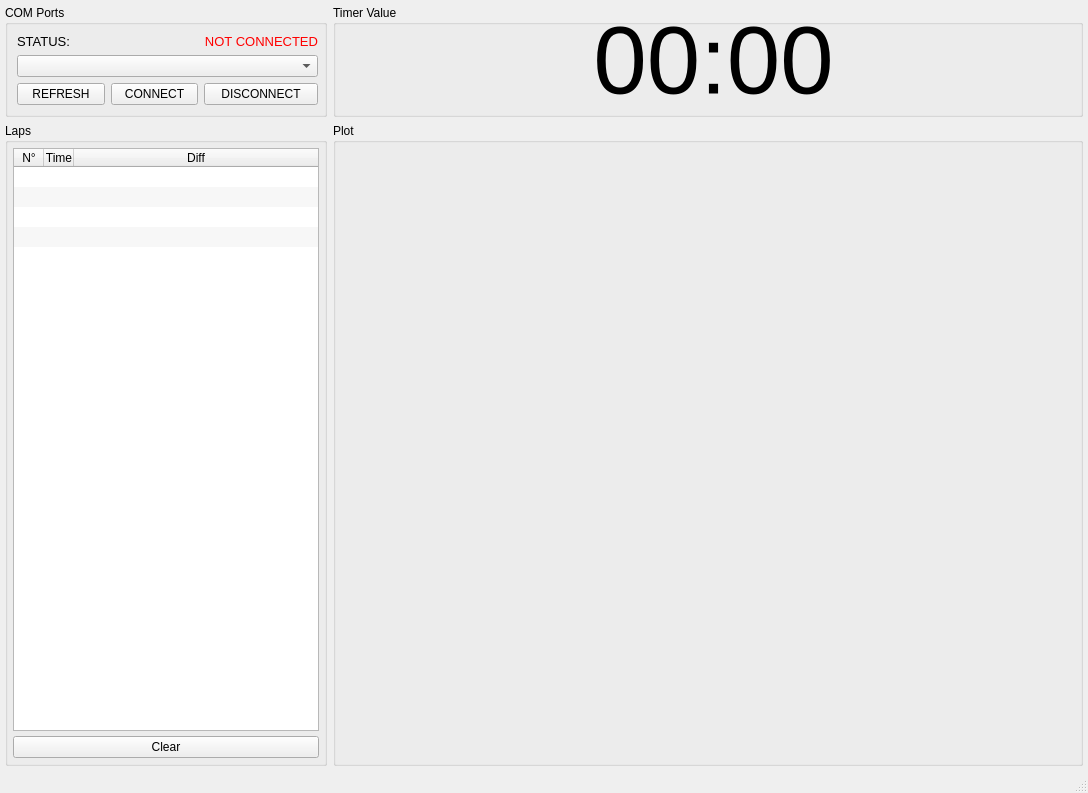
<?xml version="1.0" encoding="UTF-8"?>
<ui version="4.0">
 <class>MainWindow</class>
 <widget class="QMainWindow" name="MainWindow">
  <property name="geometry">
   <rect>
    <x>0</x>
    <y>0</y>
    <width>1088</width>
    <height>793</height>
   </rect>
  </property>
  <property name="windowTitle">
   <string>Car GUI</string>
  </property>
  <widget class="QWidget" name="centralwidget">
   <layout class="QGridLayout" name="gridLayout_3">
    <property name="margin">
     <number>5</number>
    </property>
    <item row="0" column="0">
     <widget class="QGroupBox" name="COM_GroupBox">
      <property name="sizePolicy">
       <sizepolicy hsizetype="Preferred" vsizetype="Fixed">
        <horstretch>0</horstretch>
        <verstretch>0</verstretch>
       </sizepolicy>
      </property>
      <property name="font">
       <font>
        <pointsize>9</pointsize>
        <weight>50</weight>
        <bold>false</bold>
       </font>
      </property>
      <property name="title">
       <string>COM Ports</string>
      </property>
      <layout class="QGridLayout" name="gridLayout">
       <property name="rightMargin">
        <number>6</number>
       </property>
       <item row="0" column="2">
        <widget class="QLabel" name="text_connected">
         <property name="sizePolicy">
          <sizepolicy hsizetype="Preferred" vsizetype="Fixed">
           <horstretch>0</horstretch>
           <verstretch>0</verstretch>
          </sizepolicy>
         </property>
         <property name="palette">
          <palette>
           <active>
            <colorrole role="WindowText">
             <brush brushstyle="SolidPattern">
              <color alpha="255">
               <red>255</red>
               <green>0</green>
               <blue>0</blue>
              </color>
             </brush>
            </colorrole>
           </active>
           <inactive>
            <colorrole role="WindowText">
             <brush brushstyle="SolidPattern">
              <color alpha="255">
               <red>255</red>
               <green>0</green>
               <blue>0</blue>
              </color>
             </brush>
            </colorrole>
           </inactive>
           <disabled>
            <colorrole role="WindowText">
             <brush brushstyle="SolidPattern">
              <color alpha="255">
               <red>120</red>
               <green>120</green>
               <blue>120</blue>
              </color>
             </brush>
            </colorrole>
           </disabled>
          </palette>
         </property>
         <property name="font">
          <font>
           <pointsize>10</pointsize>
          </font>
         </property>
         <property name="text">
          <string>NOT CONNECTED</string>
         </property>
         <property name="alignment">
          <set>Qt::AlignRight|Qt::AlignTrailing|Qt::AlignVCenter</set>
         </property>
        </widget>
       </item>
       <item row="1" column="0" colspan="3">
        <widget class="QComboBox" name="comboBox">
         <property name="sizePolicy">
          <sizepolicy hsizetype="Expanding" vsizetype="Fixed">
           <horstretch>0</horstretch>
           <verstretch>0</verstretch>
          </sizepolicy>
         </property>
         <property name="editable">
          <bool>false</bool>
         </property>
         <property name="minimumContentsLength">
          <number>4</number>
         </property>
        </widget>
       </item>
       <item row="2" column="1">
        <widget class="QPushButton" name="btn_connect">
         <property name="text">
          <string>CONNECT</string>
         </property>
        </widget>
       </item>
       <item row="2" column="0">
        <widget class="QPushButton" name="btn_refresh">
         <property name="text">
          <string>REFRESH</string>
         </property>
        </widget>
       </item>
       <item row="0" column="0">
        <widget class="QLabel" name="text_port">
         <property name="sizePolicy">
          <sizepolicy hsizetype="Preferred" vsizetype="Fixed">
           <horstretch>0</horstretch>
           <verstretch>0</verstretch>
          </sizepolicy>
         </property>
         <property name="font">
          <font>
           <pointsize>10</pointsize>
          </font>
         </property>
         <property name="text">
          <string>STATUS:</string>
         </property>
        </widget>
       </item>
       <item row="2" column="2">
        <widget class="QPushButton" name="btn_disconnect">
         <property name="text">
          <string>DISCONNECT</string>
         </property>
        </widget>
       </item>
      </layout>
     </widget>
    </item>
    <item row="1" column="0">
     <widget class="QGroupBox" name="Logger_GroupBox">
      <property name="font">
       <font>
        <pointsize>9</pointsize>
       </font>
      </property>
      <property name="title">
       <string>Laps</string>
      </property>
      <layout class="QGridLayout" name="gridLayout_2" columnstretch="0,0">
       <property name="sizeConstraint">
        <enum>QLayout::SetDefaultConstraint</enum>
       </property>
       <property name="verticalSpacing">
        <number>5</number>
       </property>
       <property name="margin">
        <number>5</number>
       </property>
       <item row="0" column="0" colspan="2">
        <widget class="QTableWidget" name="lapTable">
         <property name="sizePolicy">
          <sizepolicy hsizetype="Expanding" vsizetype="Expanding">
           <horstretch>0</horstretch>
           <verstretch>0</verstretch>
          </sizepolicy>
         </property>
         <property name="minimumSize">
          <size>
           <width>306</width>
           <height>117</height>
          </size>
         </property>
         <property name="editTriggers">
          <set>QAbstractItemView::AllEditTriggers</set>
         </property>
         <property name="dragEnabled">
          <bool>false</bool>
         </property>
         <property name="dragDropMode">
          <enum>QAbstractItemView::NoDragDrop</enum>
         </property>
         <property name="alternatingRowColors">
          <bool>true</bool>
         </property>
         <property name="selectionMode">
          <enum>QAbstractItemView::SingleSelection</enum>
         </property>
         <property name="selectionBehavior">
          <enum>QAbstractItemView::SelectRows</enum>
         </property>
         <property name="showGrid">
          <bool>false</bool>
         </property>
         <property name="wordWrap">
          <bool>false</bool>
         </property>
         <property name="rowCount">
          <number>5</number>
         </property>
         <attribute name="horizontalHeaderVisible">
          <bool>true</bool>
         </attribute>
         <attribute name="horizontalHeaderCascadingSectionResizes">
          <bool>false</bool>
         </attribute>
         <attribute name="horizontalHeaderDefaultSectionSize">
          <number>30</number>
         </attribute>
         <attribute name="horizontalHeaderHighlightSections">
          <bool>true</bool>
         </attribute>
         <attribute name="horizontalHeaderMinimumSectionSize">
          <number>25</number>
         </attribute>
         <attribute name="horizontalHeaderStretchLastSection">
          <bool>true</bool>
         </attribute>
         <attribute name="verticalHeaderVisible">
          <bool>false</bool>
         </attribute>
         <attribute name="verticalHeaderDefaultSectionSize">
          <number>20</number>
         </attribute>
         <attribute name="verticalHeaderMinimumSectionSize">
          <number>11</number>
         </attribute>
         <row/>
         <row/>
         <row/>
         <row/>
         <row/>
         <column>
          <property name="text">
           <string>N°</string>
          </property>
          <property name="textAlignment">
           <set>AlignHCenter|AlignVCenter|AlignCenter</set>
          </property>
         </column>
         <column>
          <property name="text">
           <string>Time</string>
          </property>
          <property name="textAlignment">
           <set>AlignHCenter|AlignVCenter|AlignCenter</set>
          </property>
         </column>
         <column>
          <property name="text">
           <string>Diff</string>
          </property>
          <property name="textAlignment">
           <set>AlignHCenter|AlignVCenter|AlignCenter</set>
          </property>
         </column>
         <item row="0" column="0">
          <property name="text">
           <string/>
          </property>
          <property name="textAlignment">
           <set>AlignHCenter|AlignVCenter|AlignCenter</set>
          </property>
         </item>
        </widget>
       </item>
       <item row="1" column="0" colspan="2">
        <widget class="QPushButton" name="btn_clear">
         <property name="text">
          <string>Clear</string>
         </property>
        </widget>
       </item>
      </layout>
     </widget>
    </item>
    <item row="1" column="1">
     <widget class="QGroupBox" name="groupBox">
      <property name="enabled">
       <bool>true</bool>
      </property>
      <property name="sizePolicy">
       <sizepolicy hsizetype="Expanding" vsizetype="Expanding">
        <horstretch>0</horstretch>
        <verstretch>0</verstretch>
       </sizepolicy>
      </property>
      <property name="minimumSize">
       <size>
        <width>500</width>
        <height>20</height>
       </size>
      </property>
      <property name="title">
       <string>Plot</string>
      </property>
      <layout class="QVBoxLayout" name="verticalLayout" stretch="0">
       <item>
        <widget class="MatplotlibWidget" name="mpl_w"/>
       </item>
      </layout>
     </widget>
    </item>
    <item row="0" column="1">
     <widget class="QGroupBox" name="groupBox_2">
      <property name="title">
       <string>Timer Value</string>
      </property>
      <widget class="QLabel" name="labelChrono">
       <property name="geometry">
        <rect>
         <x>10</x>
         <y>10</y>
         <width>741</width>
         <height>91</height>
        </rect>
       </property>
       <property name="font">
        <font>
         <pointsize>72</pointsize>
        </font>
       </property>
       <property name="text">
        <string>00:00</string>
       </property>
       <property name="alignment">
        <set>Qt::AlignCenter</set>
       </property>
      </widget>
     </widget>
    </item>
   </layout>
  </widget>
  <widget class="QMenuBar" name="menubar">
   <property name="geometry">
    <rect>
     <x>0</x>
     <y>0</y>
     <width>1088</width>
     <height>21</height>
    </rect>
   </property>
  </widget>
  <widget class="QStatusBar" name="statusbar"/>
 </widget>
 <customwidgets>
  <customwidget>
   <class>MatplotlibWidget</class>
   <extends>QWidget</extends>
   <header>matplotlibwidget</header>
  </customwidget>
 </customwidgets>
 <tabstops>
  <tabstop>comboBox</tabstop>
  <tabstop>btn_refresh</tabstop>
  <tabstop>btn_connect</tabstop>
  <tabstop>btn_disconnect</tabstop>
  <tabstop>lapTable</tabstop>
 </tabstops>
 <resources/>
 <connections/>
</ui>
